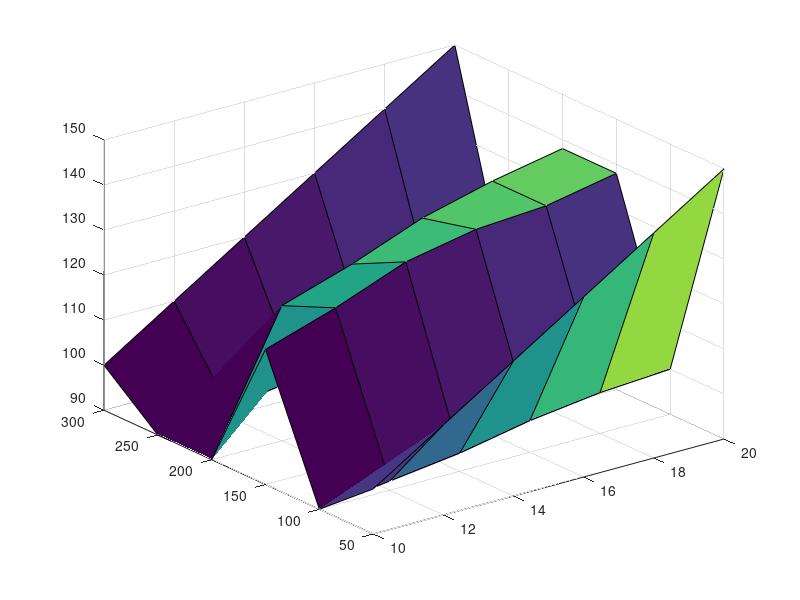
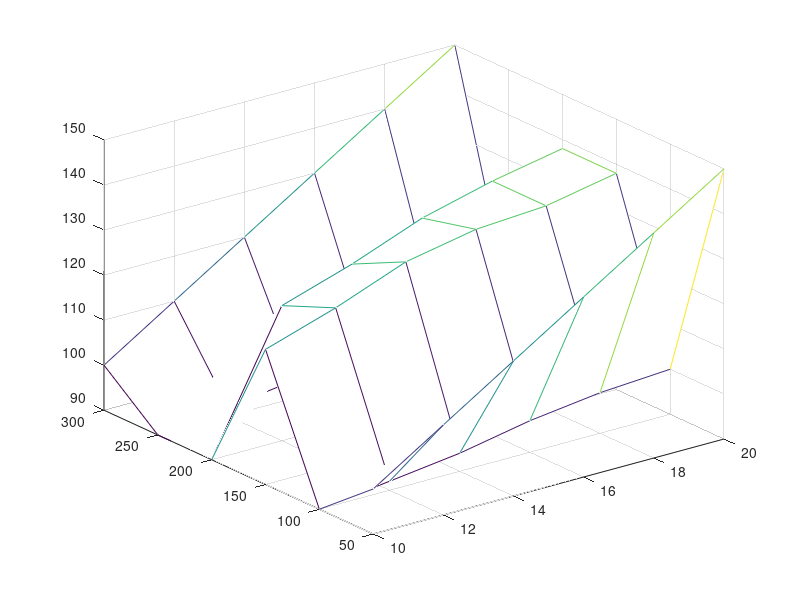
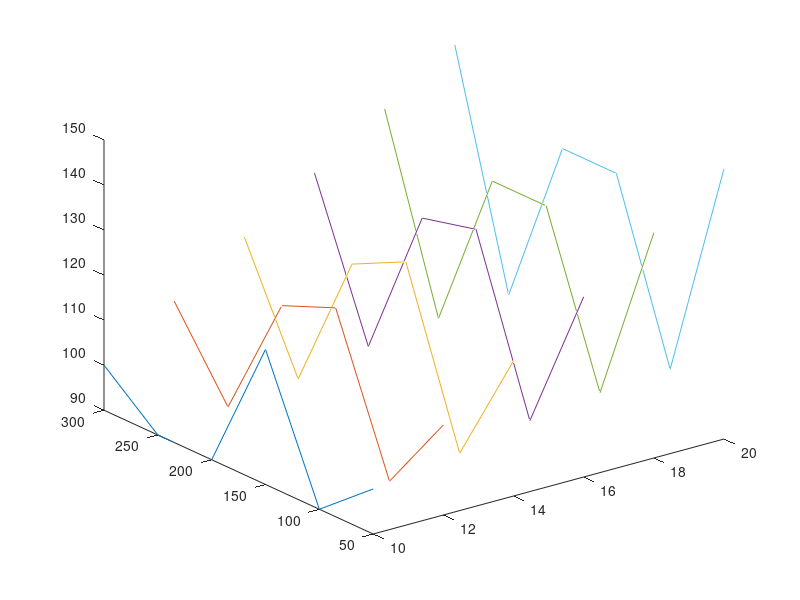

Source code (MATLAB) for these figures, in order:
clear all;
close all;
clc;

% fileID = fopen('N.txt','r');
% formatSpecifier = '%d';
% N = fscanf(fileID,formatSpecifier);

% fileID = fopen('network.txt','r');
% formatSpecifier = '%f';
% size = [N,N];

% network = fscanf(fileID,formatSpecifier,size);
% network

% fid = fopen('network.txt');
% tline = fgetl(fid);
% while ischar(tline)
%     disp(tline)
%     tline = fgetl(fid);
% end
% fclose(fid);

% cases = input('');
% cases(1,3)

% import java.util.LinkedList;

% q = LinkedList();
% q.add(1);
% q.add(2);
% item = q.remove()

% gvText = "digraph G";
% gvText = gvText+newline+"{";
% gvText = gvText+newline+"ranksep = ""equally""";
% gvText = gvText+newline+"rankdir = LR";
% gvText = gvText+newline+"}";

% gvText

% a = SFC(3,[1 3 4]);
% a.chainLength
% a.chain

% import java.util.HashMap;
% import java.util.ArrayList;
% 
% map = HashMap();
% map.put(1,ArrayList());
% map.get(1).add(3);
% map.get(1)
% map.get(1).add(4);
% map.get(1)
% map.get(1).get(0)
% map.get(1).remove(0);
% map.get(1)

% a = 0.00000001
% b = 0.000000001
% a == b
% a/b

%{
network = zeros(97,97);
links = round(rand(1,100)*20+10);

network(1,18) = links(1); network(18,1) = links(1);
network(2,18) = links(2); network(18,2) = links(2);
network(3,18) = links(3); network(18,3) = links(3);
network(4,18) = links(4); network(18,4) = links(4);
network(5,18) = links(5); network(18,5) = links(5);
network(6,18) = links(6); network(18,6) = links(6);
network(7,18) = links(7); network(18,7) = links(7);
network(8,18) = links(8); network(18,8) = links(8);

network(9,19) = links(9); network(19,9) = links(9);
network(10,19) = links(10); network(19,10) = links(10);
network(11,19) = links(11); network(19,11) = links(11);
network(12,19) = links(12); network(19,12) = links(12);
network(13,19) = links(13); network(19,13) = links(13);
network(14,19) = links(14); network(19,14) = links(14);
network(15,19) = links(15); network(19,15) = links(15);
network(16,19) = links(16); network(19,16) = links(16);
network(17,19) = links(17); network(19,17) = links(17);

network(22,38) = links(19); network(38,22) = links(19);
network(23,38) = links(20); network(38,23) = links(20);
network(24,38) = links(21); network(38,24) = links(21);
network(25,38) = links(22); network(38,25) = links(22);
network(26,38) = links(23); network(38,26) = links(23);
network(27,38) = links(24); network(38,27) = links(24);
network(28,38) = links(25); network(38,28) = links(25);
network(29,38) = links(26); network(38,29) = links(26);

network(30,39) = links(27); network(39,30) = links(27);
network(31,39) = links(28); network(39,31) = links(28);
network(32,39) = links(29); network(39,32) = links(29);
network(33,39) = links(30); network(39,33) = links(30);
network(34,39) = links(31); network(39,34) = links(31);
network(35,39) = links(32); network(39,35) = links(32);
network(36,39) = links(33); network(39,36) = links(33);
network(37,39) = links(34); network(39,37) = links(34);

network(42,58) = links(35); network(58,42) = links(35);
network(43,58) = links(36); network(58,43) = links(36);
network(44,58) = links(37); network(58,44) = links(37);
network(45,58) = links(38); network(58,45) = links(38);
network(46,58) = links(39); network(58,46) = links(39);
network(47,58) = links(40); network(58,47) = links(40);
network(48,58) = links(41); network(58,48) = links(41);
network(49,58) = links(42); network(58,49) = links(42);

network(50,59) = links(43); network(59,50) = links(43);
network(51,59) = links(44); network(59,51) = links(44);
network(52,59) = links(45); network(59,52) = links(45);
network(53,59) = links(46); network(59,53) = links(46);
network(54,59) = links(47); network(59,54) = links(47);
network(55,59) = links(48); network(59,55) = links(48);
network(56,59) = links(49); network(59,56) = links(49);
network(57,59) = links(50); network(59,57) = links(50);

network(62,80) = links(51); network(80,62) = links(51);
network(63,80) = links(52); network(80,63) = links(52);
network(64,80) = links(53); network(80,64) = links(53);
network(65,80) = links(54); network(80,65) = links(54);
network(66,80) = links(55); network(80,66) = links(55);
network(67,80) = links(56); network(80,67) = links(56);
network(68,80) = links(57); network(80,68) = links(57);
network(69,80) = links(58); network(80,69) = links(58);

network(70,81) = links(59); network(81,70) = links(59);
network(71,81) = links(60); network(81,71) = links(60);
network(72,81) = links(61); network(81,72) = links(61);
network(73,81) = links(62); network(81,73) = links(62);
network(74,81) = links(63); network(81,74) = links(63);
network(75,81) = links(64); network(81,75) = links(64);
network(76,81) = links(65); network(81,76) = links(65);
network(77,81) = links(66); network(81,77) = links(66);

network(84,92) = links(67); network(92,84) = links(67);
network(84,93) = links(68); network(93,84) = links(68);
network(85,95) = links(69); network(95,85) = links(69);
network(85,96) = links(70); network(96,85) = links(70);
network(85,97) = links(71); network(97,85) = links(71);

network(86,94) = links(72); network(94,86) = links(72);

links = round(rand(1,100)*30+10);

network(18,20) = links(1); network(20,18) = links(1);
network(18,21) = links(2); network(21,18) = links(2);
network(19,20) = links(3); network(20,19) = links(3);
network(19,21) = links(4); network(21,19) = links(4);
network(38,40) = links(5); network(40,38) = links(5);
network(38,41) = links(6); network(41,38) = links(6);
network(39,40) = links(7); network(40,39) = links(7);
network(39,41) = links(8); network(41,39) = links(8);
network(58,60) = links(9); network(60,58) = links(9);
network(58,61) = links(10); network(61,58) = links(10);
network(59,60) = links(11); network(60,59) = links(11);
network(59,61) = links(12); network(61,59) = links(12);
network(80,78) = links(13); network(78,80) = links(13);
network(80,79) = links(14); network(79,80) = links(14);
network(81,78) = links(15); network(78,81) = links(15);
network(81,79) = links(16); network(79,81) = links(16);

network(82,87) = links(17); network(87,82) = links(17);
network(83,88) = links(18); network(88,83) = links(18);
network(84,89) = links(19); network(89,84) = links(19);
network(85,90) = links(20); network(90,85) = links(20);
network(86,91) = links(21); network(91,86) = links(21);

links = round(rand(1,100)*40+10);

network(82,84) = links(1); network(84,82) = links(1);
network(84,86) = links(2); network(86,84) = links(2);
network(86,85) = links(3); network(85,86) = links(3);
network(85,83) = links(4); network(83,85) = links(4);
network(83,82) = links(5); network(82,83) = links(5);

network(87,89) = links(6); network(89,87) = links(6);
network(89,91) = links(7); network(91,89) = links(7);
network(91,90) = links(8); network(90,91) = links(8);
network(90,88) = links(9); network(88,90) = links(9);
network(88,87) = links(10); network(87,88) = links(10);

network(87,90) = links(11); network(90,87) = links(11);
network(88,89) = links(12); network(89,88) = links(12);
network(89,90) = links(13); network(90,89) = links(13);
network(82,88) = links(14); network(88,82) = links(14);
network(84,87) = links(15); network(87,84) = links(15);
network(86,89) = links(16); network(89,86) = links(16);
network(85,91) = links(17); network(91,85) = links(17);

network(20,84) = links(18); network(84,20) = links(18);
network(20,82) = links(19); network(82,20) = links(19);
network(21,84) = links(20); network(84,21) = links(20);
network(21,82) = links(21); network(82,21) = links(21);
network(40,83) = links(22); network(83,40) = links(22);
network(40,85) = links(23); network(85,40) = links(23);
network(41,83) = links(24); network(83,41) = links(24);
network(41,85) = links(25); network(85,41) = links(25);
network(60,84) = links(26); network(84,60) = links(26);
network(60,86) = links(27); network(86,60) = links(27);
network(61,84) = links(28); network(84,61) = links(28);
network(61,86) = links(29); network(86,61) = links(29);
network(78,86) = links(30); network(86,78) = links(30);
network(78,85) = links(31); network(85,78) = links(31);
network(79,86) = links(32); network(86,79) = links(32);
network(79,85) = links(33); network(85,79) = links(33);


for r = 1 : 97
		for c = r+1 : 97
			if (network(r,c) ~= 0)
				network(r,c) = round(network(r,c)/10)*10;
				network(c,r) = round(network(c,r)/10)*10;
			end
		end
end

nodeTypes = round(rand(1,97)*3+1)*16;
count = 0;
for i = 1 : 97
    if (nodeTypes(i) == 64)
        count = count+1;
        if count > 4
            nodeTypes(i) = 16;
        end
    end
    if nodeTypes(i) == 48
        nodeTypes(i) = 32;
    end
end
% nodeTypes

vnfs = ceil(rand(1,30)*3)+1
sum(vnfs)
%}

% network = zeros(11,11);
% links = ceil(rand(1,100)*15);
% network(1,10) = links(1); network(10,1) = links(1);
% network(5,7) = links(2); network(7,5) = links(2);
% network(9,6) = links(3); network(6,9) = links(3);
% network(10,4) = links(4); network(4,10) = links(4);
% network(1,2) = links(5); network(2,1) = links(5);
% network(8,11) = links(6); network(11,8) = links(6);
% network(2,3) = links(7); network(3,2) = links(7);
% network(2,9) = links(8); network(9,2) = links(8);
% network(2,6) = links(9); network(6,2) = links(9);
% network(8,10) = links(10); network(10,8) = links(10);
% network(9,2) = links(11); network(2,9) = links(11);
% network(4,11) = links(12); network(11,4) = links(12);
% network(7,9) = links(13); network(9,7) = links(13);
% network(4,7) = links(14); network(7,4) = links(14);
% network(2,4) = links(15); network(4,2) = links(15);
% network(10,5) = links(16); network(5,10) = links(16);
% network(8,7) = links(17); network(7,8) = links(17);
% network(9,10) = links(18); network(10,9) = links(18);
% network(7,3) = links(19); network(3,7) = links(19);
% network(8,1) = links(20); network(1,8) = links(20);
% network(1,5) = links(21); network(5,1) = links(21);
% network(1,1) = 1; network(1,1) = 1;
% network(1,1) = 1; network(1,1) = 1;
% network(1,1) = 1; network(1,1) = 1;
% network(1,1) = 1; network(1,1) = 1;
% network(1,1) = 1; network(1,1) = 1;
% network(1,1) = 1; network(1,1) = 1;
% network(1,1) = 1; network(1,1) = 1;
% network(1,1) = 1; network(1,1) = 1;
% network(1,1) = 1; network(1,1) = 1;
% network(1,1) = 1; network(1,1) = 1;
% network(1,1) = 1; network(1,1) = 1;
% network(1,1) = 1; network(1,1) = 1;
% G = graph(network);
% plot(G);
% network


% inputNetwork = generateNetwork(97,126);
% 
% for i = 1 : 97
%     for j = 1 : 97
%         if (inputNetwork(i,j) ~= 0)
%             inputNetwork(i,j) = 1;
%         end
%     end
% end
% 
% degree(:) = sum(inputNetwork)
% nodeCount = 0;
% fprintf('Degree 8-10\n');
% for i = 1 : 97
%     if (degree(i) == 8 || degree(i) == 9 || degree(i) == 10 || degree(i) == 11)
%         fprintf('%d ',i);
%         nodeCount = nodeCount+1;
%     end
% end
% fprintf('\n');
% nodeCount
% fprintf('Degree 4-7\n');
% for i = 1 : 97
%     if (degree(i) == 4 || degree(i) == 5 || degree(i) == 6 || degree(i) == 7)
%         fprintf('%d ',i);
%         nodeCount = nodeCount+1;
%     end
% end
% fprintf('\n');
% nodeCount
% fprintf('Degree 1-3\n');
% for i = 1 : 97
%     if (degree(i) == 1 || degree(i) == 2 || degree(i) == 3)
%         fprintf('%d ',i);
%         nodeCount = nodeCount+1;
%     end
% end
% fprintf('\n');
% nodeCount
% 
% sum(degree)



% mat = zeros(5,4);
% for i = 2 : 3
%     mat(:,:,i) = zeros(5,4);
% end
% mat
% mat(:,:,1) = ones(5,4);
% mat
% mat(2,:,:) = [1 2 3 4; 5 6 7 8; 9 10 11 12]';
% mat

% fileID = fopen('input/sevenReliabilityOne/network.txt','r');
% formatSpecifier = '%f';
% dimension = [16,16];
% 
% inputNetwork = fscanf(fileID,formatSpecifier,dimension); %Physical network
% fclose(fileID);
% bridgeStatus = findBridges(16,inputNetwork)


% import java.util.TreeMap
% 
% test = TreeMap();
% test.put(1,8);
% if size(test.lowerKey(1)) == 0
%     fprintf('null');
% else
%     fprintf('kya hai');
% end




x = [10 12 14 16 18 20];             % The range of x values.
y = [50 100 150 200 250 300];             % The range of y values.
[X,Y] = meshgrid (x,y); % This generates the actual grid of x and y values.

lenX = size(X);
Z = zeros(lenX(1),lenX(2));
Z(1,1) = 100;
Z(1,2) = 110;
Z(1,3) = 120;
Z(1,4) = 130;
Z(1,5) = 140;
Z(1,6) = 150;
Z(2,1) = 90;
Z(2,2) = 92;
Z(2,3) = 94;
Z(2,4) = 97;
Z(2,5) = 99;
Z(2,6) = 100;
Z(3,1) = 120;
Z(3,2) = 125;
Z(3,3) = 131;
Z(3,4) = 134;
Z(3,5) = 135;
Z(3,6) = 138;
Z(4,1) = 90;
Z(4,2) = 120;
Z(4,3) = 125;
Z(4,4) = 131;
Z(4,5) = 135;
Z(4,6) = 138;
Z(5,1) = 90;
Z(5,2) = 92;
Z(5,3) = 94;
Z(5,4) = 97;
Z(5,5) = 99;
Z(5,6) = 100;
Z(6,1) = 100;
Z(6,2) = 110;
Z(6,3) = 120;
Z(6,4) = 130;
Z(6,5) = 140;
Z(6,6) = 150;
% Generating the Z Data
figure(1);              % Generating a new window to plot in.
surf(X,Y,Z)             % The surface plotting function.

figure(2);
mesh(X,Y,Z)

figure(3);
plot3(X,Y,Z);